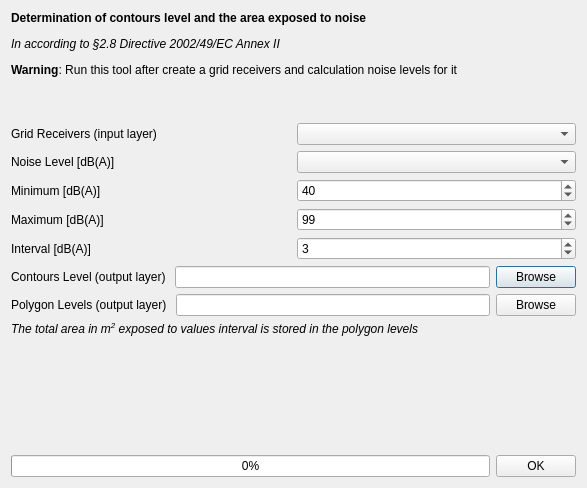
<?xml version="1.0" encoding="UTF-8"?>
<ui version="4.0">
 <class>calculateGridNoise_window</class>
 <widget class="QDialog" name="calculateGridNoise_window">
  <property name="geometry">
   <rect>
    <x>0</x>
    <y>0</y>
    <width>587</width>
    <height>488</height>
   </rect>
  </property>
  <property name="windowTitle">
   <string>OpeNoise Map - Contours Level</string>
  </property>
  <layout class="QVBoxLayout" name="verticalLayout">
   <property name="sizeConstraint">
    <enum>QLayout::SetDefaultConstraint</enum>
   </property>
   <item>
    <widget class="QLabel" name="label_14">
     <property name="text">
      <string>&lt;html&gt;&lt;head/&gt;&lt;body&gt;&lt;p&gt;&lt;span style=&quot; font-weight:600;&quot;&gt;Determination of contours level and the area exposed to noise&lt;/span&gt;&lt;/p&gt;&lt;p&gt;&lt;span style=&quot; font-style:italic;&quot;&gt;In according to §2.8 Directive 2002/49/EC Annex II &lt;/span&gt;&lt;/p&gt;&lt;p&gt;&lt;span style=&quot; font-weight:600;&quot;&gt;Warning&lt;/span&gt;: Run this tool after create a grid receivers and calculation noise levels for it&lt;/p&gt;&lt;p&gt;&lt;br/&gt;&lt;/p&gt;&lt;/body&gt;&lt;/html&gt;</string>
     </property>
    </widget>
   </item>
   <item>
    <layout class="QHBoxLayout" name="horizontalLayout_13">
     <item>
      <widget class="QLabel" name="label_7">
       <property name="text">
        <string>Grid Receivers (input layer)</string>
       </property>
      </widget>
     </item>
     <item>
      <widget class="QgsMapLayerComboBox" name="layerTOrasterize_ComboBox"/>
     </item>
    </layout>
   </item>
   <item>
    <layout class="QHBoxLayout" name="horizontalLayout_8">
     <item>
      <widget class="QLabel" name="label_5">
       <property name="text">
        <string>Noise Level [dB(A)]</string>
       </property>
      </widget>
     </item>
     <item>
      <widget class="QgsFieldComboBox" name="fieldsLayer_ComboBox"/>
     </item>
    </layout>
   </item>
   <item>
    <layout class="QHBoxLayout" name="horizontalLayout_11">
     <item>
      <widget class="QLabel" name="label_11">
       <property name="text">
        <string>Minimum [dB(A)]</string>
       </property>
      </widget>
     </item>
     <item>
      <widget class="QSpinBox" name="min_spinBox">
       <property name="value">
        <number>40</number>
       </property>
      </widget>
     </item>
    </layout>
   </item>
   <item>
    <layout class="QHBoxLayout" name="horizontalLayout_12">
     <item>
      <widget class="QLabel" name="label_13">
       <property name="text">
        <string>Maximum [dB(A)]</string>
       </property>
      </widget>
     </item>
     <item>
      <widget class="QSpinBox" name="max_spinBox">
       <property name="maximum">
        <number>150</number>
       </property>
       <property name="value">
        <number>99</number>
       </property>
      </widget>
     </item>
    </layout>
   </item>
   <item>
    <layout class="QHBoxLayout" name="horizontalLayout_4">
     <item>
      <widget class="QLabel" name="label">
       <property name="text">
        <string>Interval [dB(A)]</string>
       </property>
      </widget>
     </item>
     <item>
      <widget class="QSpinBox" name="interval_spinBox">
       <property name="value">
        <number>3</number>
       </property>
      </widget>
     </item>
    </layout>
   </item>
   <item>
    <layout class="QHBoxLayout" name="horizontalLayout_9">
     <item>
      <widget class="QLabel" name="label_9">
       <property name="text">
        <string>Contours Level (output layer) </string>
       </property>
      </widget>
     </item>
     <item>
      <widget class="QLineEdit" name="isoline_lineEdit"/>
     </item>
     <item>
      <widget class="QPushButton" name="isolineSave_pushButton">
       <property name="text">
        <string>Browse</string>
       </property>
      </widget>
     </item>
    </layout>
   </item>
   <item>
    <layout class="QHBoxLayout" name="horizontalLayout_2">
     <item>
      <widget class="QLabel" name="label_12">
       <property name="text">
        <string>Polygon Levels (output layer) </string>
       </property>
      </widget>
     </item>
     <item>
      <widget class="QLineEdit" name="polygon_lineEdit"/>
     </item>
     <item>
      <widget class="QPushButton" name="polygonSave_pushButton">
       <property name="text">
        <string>Browse</string>
       </property>
      </widget>
     </item>
    </layout>
   </item>
   <item>
    <widget class="QLabel" name="label_2">
     <property name="sizePolicy">
      <sizepolicy hsizetype="Preferred" vsizetype="Minimum">
       <horstretch>0</horstretch>
       <verstretch>0</verstretch>
      </sizepolicy>
     </property>
     <property name="minimumSize">
      <size>
       <width>0</width>
       <height>60</height>
      </size>
     </property>
     <property name="baseSize">
      <size>
       <width>0</width>
       <height>30</height>
      </size>
     </property>
     <property name="text">
      <string>&lt;html&gt;&lt;head/&gt;&lt;body&gt;&lt;p&gt;&lt;span style=&quot; font-style:italic;&quot;&gt;The total area in m&lt;/span&gt;&lt;span style=&quot; font-style:italic; vertical-align:super;&quot;&gt;2&lt;/span&gt;&lt;span style=&quot; font-style:italic;&quot;&gt; exposed to values interval is stored in the polygon levels&lt;/span&gt;&lt;/p&gt;&lt;/body&gt;&lt;/html&gt;</string>
     </property>
     <property name="alignment">
      <set>Qt::AlignLeading|Qt::AlignLeft|Qt::AlignTop</set>
     </property>
     <property name="wordWrap">
      <bool>true</bool>
     </property>
    </widget>
   </item>
   <item>
    <spacer name="verticalSpacer">
     <property name="orientation">
      <enum>Qt::Vertical</enum>
     </property>
     <property name="sizeHint" stdset="0">
      <size>
       <width>20</width>
       <height>40</height>
      </size>
     </property>
    </spacer>
   </item>
   <item>
    <layout class="QHBoxLayout" name="horizontalLayout">
     <item>
      <widget class="QProgressBar" name="progressBarGrid">
       <property name="value">
        <number>0</number>
       </property>
      </widget>
     </item>
     <item>
      <widget class="QPushButton" name="runContPoly_pushButton">
       <property name="text">
        <string>OK</string>
       </property>
      </widget>
     </item>
    </layout>
   </item>
  </layout>
 </widget>
 <customwidgets>
  <customwidget>
   <class>QgsFieldComboBox</class>
   <extends>QComboBox</extends>
   <header>qgsfieldcombobox.h</header>
  </customwidget>
  <customwidget>
   <class>QgsMapLayerComboBox</class>
   <extends>QComboBox</extends>
   <header>qgsmaplayercombobox.h</header>
  </customwidget>
 </customwidgets>
 <resources/>
 <connections>
  <connection>
   <sender>layerTOrasterize_ComboBox</sender>
   <signal>layerChanged(QgsMapLayer*)</signal>
   <receiver>fieldsLayer_ComboBox</receiver>
   <slot>setLayer(QgsMapLayer*)</slot>
   <hints>
    <hint type="sourcelabel">
     <x>464</x>
     <y>92</y>
    </hint>
    <hint type="destinationlabel">
     <x>471</x>
     <y>142</y>
    </hint>
   </hints>
  </connection>
 </connections>
</ui>
